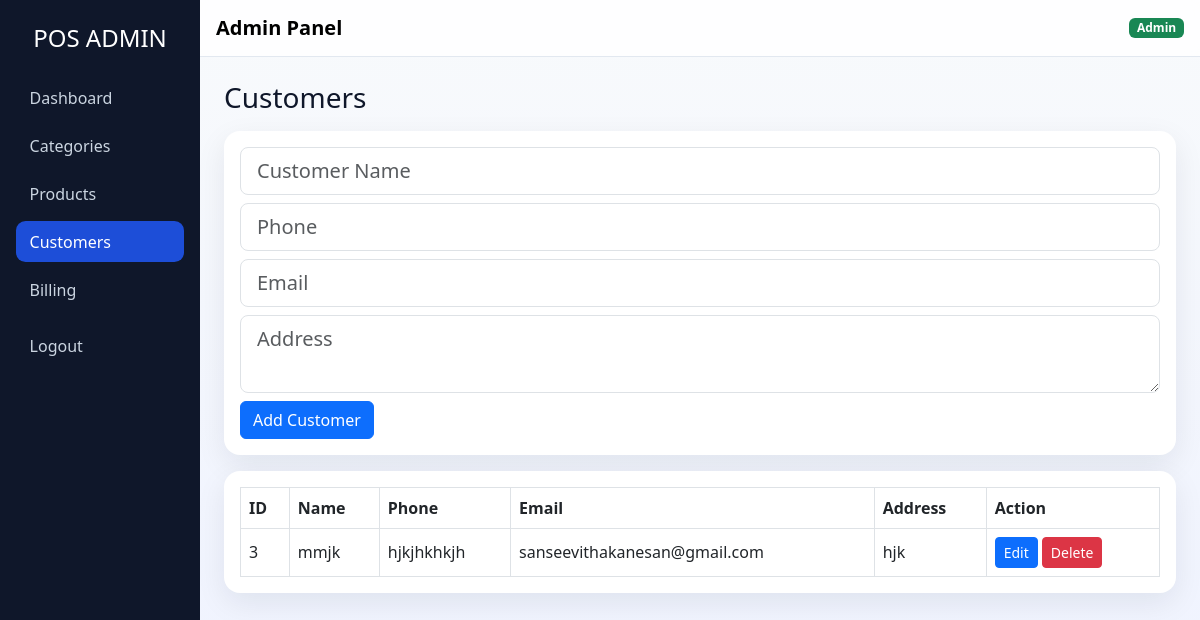
Page /admin/dashboard.php?page=customers on the committed database.
### tables this page shows
CREATE TABLE `customers` (
  `id` int(11) NOT NULL,
  `name` varchar(100) DEFAULT NULL,
  `phone` varchar(20) DEFAULT NULL,
  `email` varchar(100) DEFAULT NULL,
  `address` text DEFAULT NULL,
  `created_at` timestamp NOT NULL DEFAULT current_timestamp()
);

### admin/customers.php (the view, shortened to what this page needs)
<?php
require_once "../database/db.php";
$edit = null;
$customers = $pdo->query("SELECT * FROM customers ORDER BY id DESC")->fetchAll();
?>
<div class="d-flex justify-content-between align-items-center flex-wrap gap-2 mb-3">
    <h3 class="mb-0">Customers</h3>
</div>
<div class="card content-card p-3 mb-3">
<form method="POST">
<input type="text" name="name" class="form-control form-control-lg mb-2"
       placeholder="Customer Name"
       value="<?= $edit['name'] ?? '' ?>" required>
<input type="text" name="phone" class="form-control form-control-lg mb-2"
       placeholder="Phone"
       value="<?= $edit['phone'] ?? '' ?>" required>
<input type="email" name="email" class="form-control form-control-lg mb-2"
       placeholder="Email"
       value="<?= $edit['email'] ?? '' ?>">
<textarea name="address" class="form-control form-control-lg mb-2"
          placeholder="Address"><?= $edit['address'] ?? '' ?></textarea>
<button class="btn btn-primary"
        name="<?= $edit ? 'update' : 'add' ?>">
    <?= $edit ? 'Update Customer' : 'Add Customer' ?>
</button>
</form>
</div>
<div class="card content-card p-3">
<div class="table-responsive">
<table class="table table-bordered table-hover align-middle mb-0">
<tr>
    <th>ID</th>
    <th>Name</th>
    <th>Phone</th>
    <th>Email</th>
    <th>Address</th>
    <th>Action</th>
</tr>
<?php foreach($customers as $c): ?>
<tr>
    <td><?= $c['id'] ?></td>
    <td><?= $c['name'] ?></td>
    <td><?= $c['phone'] ?></td>
    <td><?= $c['email'] ?></td>
    <td><?= $c['address'] ?></td>
    <td>
        <a href="dashboard.php?page=customers&edit=<?= $c['id'] ?>"
           class="btn btn-primary btn-sm">Edit</a>
        <a href="dashboard.php?page=customers&delete=<?= $c['id'] ?>"
           onclick="return confirm('Delete customer?')"
           class="btn btn-danger btn-sm">
           Delete
        </a>
    </td>
</tr>
<?php endforeach; ?>
</table>
</div>
</div>

### assets/css/style.css (style rules this page uses)
.app-body { background: linear-gradient(180deg, #f8fafc 0%, #eef2ff 100%); min-height: 100vh; color: #0f172a; }
.content-card { border: 0; border-radius: 1rem; box-shadow: 0 10px 30px rgba(15, 23, 42, 0.08); }

### rows in the picture
customers: id "3", name "mmjk", phone "hjkjhkhkjh", email "sanseevithakanesan@gmail.com", address "hjk"
